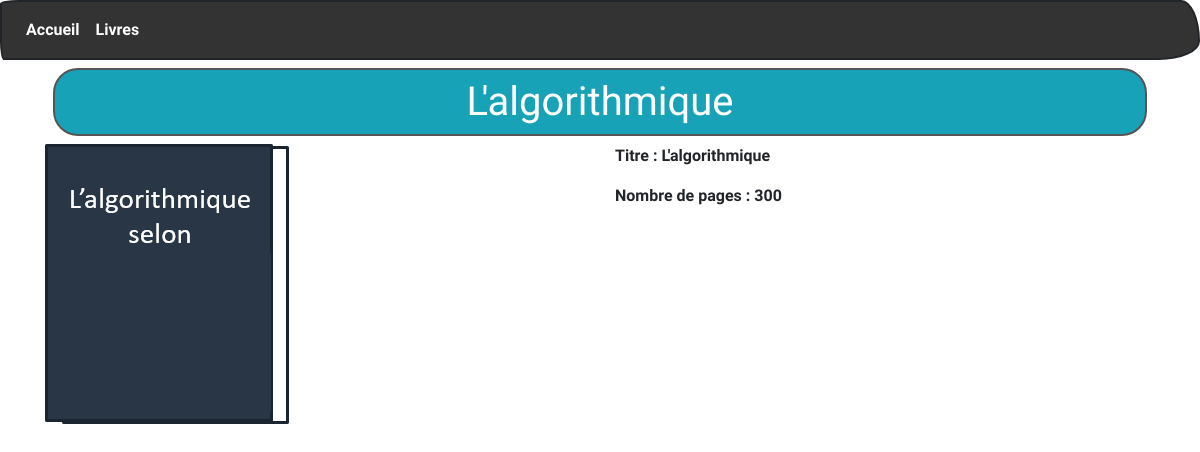
Page /livres/l/1 on the committed database.
### tables this page shows
CREATE TABLE `livres` (
  `id` int(11) NOT NULL,
  `titre` varchar(150) NOT NULL,
  `nbPages` int(11) NOT NULL,
  `image` varchar(150) NOT NULL
);

### controllers/LivresController.controller.php (called while the page is built, shortened)
<?php
require_once "models/LivreManager.class.php";
class LivresController{
    private $livreManager;
    public function __construct(){
        $this->livreManager = new LivreManager;
        $this->livreManager->chargementLivres();
    }
    public function afficherLivre($id){
        $livre = $this->livreManager->getLivreById($id);
        require "views/afficherLivre.view.php";
    }
}

### models/LivreManager.class.php (called while the page is built, shortened)
<?php
require_once "Model.class.php";
require_once "Livre.class.php";
class LivreManager extends Model{
    private $livres;
    public function ajoutLivre($livre){
        $this->livres[] = $livre;
    }
    public function chargementLivres(){
        $req = $this->getBdd()->prepare("SELECT * FROM livres");
        $req->execute();
        $mesLivres = $req->fetchAll(PDO::FETCH_ASSOC);
    }
    public function getLivreById($id){
        for($i=0; $i < count($this->livres);$i++){
            if($this->livres[$i]->getId() === $id){
                return $this->livres[$i];
            }
        }
        throw new Exception("Le livre n'existe pas");
    }
}

### models/Livre.class.php (called while the page is built, shortened)
<?php
class Livre{
    private $id;
    private $titre;
    private $nbPages;
    private $image;
    public function __construct($id,$titre,$nbPages,$image){
        $this->id = $id;
        $this->titre = $titre;
        $this->nbPages = $nbPages;
        $this->image = $image;
    }
    public function getId(){return $this->id;}
    public function getTitre(){return $this->titre;}
    public function getNbPages(){return $this->nbPages;}
    public function getImage(){return $this->image;}
}

### models/Model.class.php (called while the page is built, shortened)
<?php
abstract class Model{
    private static $pdo;
    private static function setBdd(){
        self::$pdo = new PDO("mysql:host=localhost;dbname=biblio2;charset=utf8","root","");
        self::$pdo->setAttribute(PDO::ATTR_ERRMODE,PDO::ERRMODE_WARNING);
    }
    protected function getBdd(){
        return self::$pdo;
    }
}

### views/afficherLivre.view.php (the view, shortened to what this page needs)
<div class="row">
    <div class="col-6">
        <img src="<?= URL ?>public/images/<?= $livre->getImage(); ?>">
    </div>
    <div class="col-6">
        <p>Titre : <?= $livre->getTitre(); ?></p>
        <p>Nombre de pages : <?= $livre->getNbPages(); ?></p>
    </div>
</div>
<?php
$content = ob_get_clean();
$titre = $livre->getTitre();
require "template.php";
?>

### views/template.php (shortened to what this page needs)
<!DOCTYPE html>
<html lang="en">
<head>
    <link rel="stylesheet" href="https://bootswatch.com/4/sketchy/bootstrap.min.css">
</head>
<body>
    <nav class="navbar navbar-expand-lg navbar-dark bg-primary">
        <div class="collapse navbar-collapse" id="navbarColor01">
            <ul class="navbar-nav mr-auto">
                <li class="nav-item">
                    <a class="nav-link" href="<?= URL ?>accueil">Accueil</a>
                </li>
                <li class="nav-item">
                    <a class="nav-link" href="<?= URL ?>livres">Livres</a>
                </li>
            </ul>
        </div>
    </nav>
    <div class="container">
        <h1 class="rounded border border-dark p-2 m-2 text-center text-white bg-info"><?= $titre ?></h1>
        <?= $content ?>
    </div>
</body>
</html>

### rows in the picture
livres: titre "L'algorithmique", image (picture), nbPages "300"
